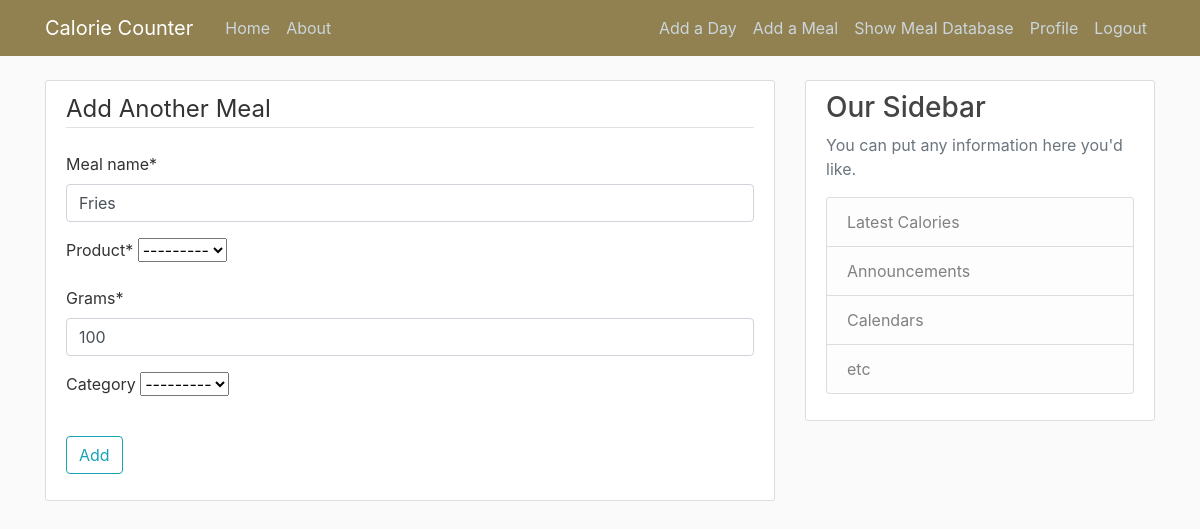
The page /meal/3/update/ (signed in) on the database its author committed.
### food_counter/models.py (models this page shows, shortened)
class Meal(models.Model):
    meal_name = models.CharField(max_length=100)
    calories = models.FloatField()
    protein = models.FloatField()
    fat = models.FloatField()
    carbs = models.FloatField()
    user = models.ForeignKey(User, on_delete=models.CASCADE)
    category = models.ForeignKey(Category, on_delete=models.SET_DEFAULT, default=1)
    grams = models.PositiveIntegerField(default=100)
    product = models.ForeignKey(Products, on_delete=models.CASCADE, blank=False)

### food_counter/views.py (the view, shortened to what this page needs)
# urls.py: path('meal/<int:pk>/update/', MealUpdateView.as_view(), name='meal-update'),
class MealUpdateView(LoginRequiredMixin, UserPassesTestMixin, UpdateView):
    model = Meal
    success_url = "/"
    form_class = MealForm
    def test_func(self):
        meal = self.get_object()
        if meal.user is not None:
            if self.request.user == meal.user:
                return True
        return False

### food_counter/forms.py
class MealForm(forms.ModelForm):
    product = forms.ModelChoiceField(queryset=Products.objects.all().order_by('product_name'), required=True, widget=forms.Select)
    category = forms.ModelChoiceField(queryset=Category.objects.all(), required=False, widget=forms.Select)
    class Meta:
        model = Meal
        fields = ["meal_name", "product", 'grams', 'category']

### templates/food_counter/meal_form.html (shortened to what this page needs)
{% extends "food_counter/base.html" %}
{% load crispy_forms_filters %}
{% load crispy_forms_tags %}
{% block content %}
    <div class="content-section">
        <form method="POST">
            <fieldset class="form-group">
                <legend class="border-bottom mb-4">Add Another Meal</legend>
                {{ form|crispy }}
            </fieldset>
            <div class="form-group">
                <button class="btn btn-outline-info" type="submit">Add</button>
            </div>
        </form>
    </div>
{% endblock content %}

### food_counter/static/food_counter/main.css (style rules this page uses)
body { background: #fafafa; color: #333333; margin-top: 5rem; }
.content-section { background: #ffffff; padding: 10px 20px; border: 1px solid #dddddd; border-radius: 3px; margin-bottom: 20px; }

### rows shown on the page
Meal: meal_name "Fries", product "---------", grams "100", category "---------"
